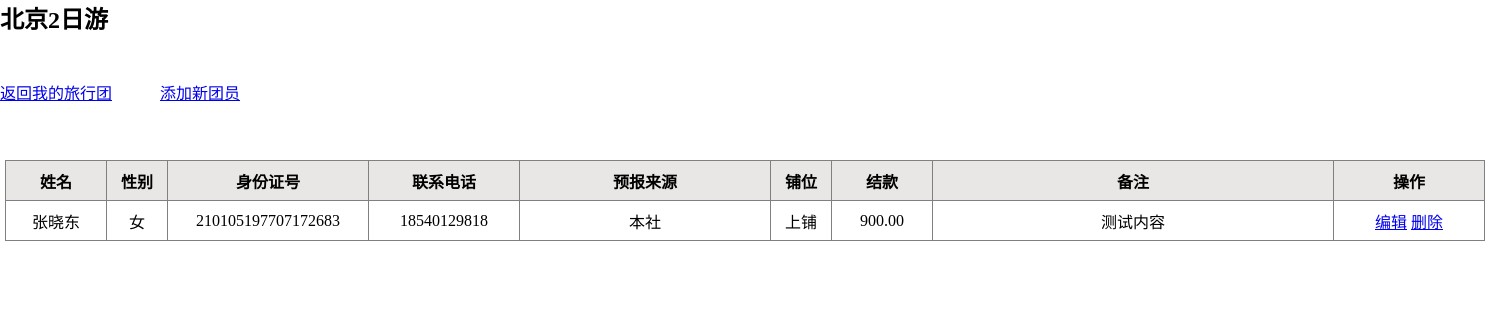
The page /topics/3/ (signed in) on the database its author committed.
### learning_logs/models.py (models this page shows, shortened)
class Topic(models.Model):
    tour_name = models.CharField('旅行团名称', max_length=100)
    route1 = models.CharField('行程1', max_length=200, null=True, blank=True)
    route2 = models.CharField('行程2', max_length=200, null=True, blank=True)
    route3 = models.CharField('行程3', max_length=200, null=True, blank=True)
    route4 = models.CharField('行程4', max_length=200, null=True, blank=True)
    route5 = models.CharField('行程5', max_length=200, null=True, blank=True)
    date_added = models.DateField('建立时间', auto_now_add=True)
    date_start = models.DateField('出发日期')
    img = models.ImageField('图片', upload_to='img', max_length=200)
    img_name = models.CharField('图片名称', max_length=20)
    text = models.CharField('旅行团备注', max_length=200, null=True, blank=True, default="")
    owner = models.ForeignKey(User, on_delete=models.CASCADE)
    def __str__(self):
        return self.tour_name
    class Meta:
        verbose_name = '旅行团'
        verbose_name_plural = '旅行团'

class Entry(models.Model):
    GENDER_CHOICES = (
        (u'男', u'男'),
        (u'女', u'女'),
    )
    bed_choices = (
        (u'上铺', u'上铺'),
        (u'中铺', u'中铺'),
        (u'下铺', u'下铺'),
    )
    topic = models.ForeignKey(Topic, on_delete=models.CASCADE, verbose_name='旅行团名称')
    date_added = models.DateField('入团时间', auto_now_add=True)
    name = models.CharField('参团人姓名', max_length=50)
    signup = models.CharField('预报来源', max_length=100)
    sex = models.CharField('性别', max_length=2, choices=GENDER_CHOICES)
    number = models.CharField('身份证号', max_length=18)
    phone = models.CharField('联系电话', max_length=12)
    bunk = models.CharField('铺位', max_length=4, choices=bed_choices, default='上铺')
    money = models.DecimalField('结款', max_digits=8, decimal_places=2)
    text = models.CharField('个人备注', max_length=100, null=True, blank=True, default="无")
    class Meta(object):
        verbose_name_plural = '参团人员'

### learning_logs/views.py (the view)
# urls.py: path('topics/<int:topic_id>/', views.topic, name='topic'),
@login_required
def topic(request, topic_id):
    topic = Topic.objects.get(id=topic_id)
    if topic.owner != request.user:
        raise Http404
    entries = topic.entry_set.order_by('-date_added')
    context = {'topic': topic, 'entries': entries, 'img': topic.img}
    return render(request, 'learning_logs/topic.html', context)

### templates/learning_logs/topic.html (shortened to what this page needs)
<head>
</head>
{% block header %}
    <h2 style="height: 80px">{{ topic }}</h2>
{% endblock header %}
{% block content %}
    <div style="height: 80px">
    <ul>
    <li>
            <a href="{% url 'learning_logs:topics' %}">返回我的旅行团</a>
        </li>
    <li>
        <a href="{% url 'learning_logs:new_entry' topic.id %}">添加新团员</a>
    </li>
</ul>
    </div>
    <div id="div_b">
        <table border=1px>
            <tr id="tr1">
                <th style="width: 100px;">姓名</th>
                <th style="width: 60px;">性别</th>
                <th style="width: 200px;">身份证号</th>
                <th style="width: 150px;">联系电话</th>
                <th style="width: 250px;">预报来源</th>
                <th style="width: 60px;">铺位</th>
                <th style="width: 100px;">结款</th>
                <th style="width: 400px;">备注</th>
                <th style="width: 150px;">操作</th>
            </tr>
            {% for entry in entries %}
                <tr>
                <td>{{ entry.name }}</td>
                <td>{{ entry.sex }}</td>
                <td>{{ entry.number }}</td>
                <td>{{ entry.phone }}</td>
                <td>{{ entry.signup }}</td>
                <td>{{ entry.bunk }}</td>
                <td>{{ entry.money }}</td>
                <td>{{ entry.text }}</td>
                <td><a href="{% url 'learning_logs:edit_entry' entry.id %}">
                    编辑</a>
                <a href=#>删除</a>
                </td>
            {% empty %}
                没有更多的人了
            {% endfor %}
            </tr>
        </table>
    </div>
{% endblock content %}

### templates/learning_logs/topic.html (style rules this page uses)
#div_b { margin-left: auto; margin-right: auto; position: relative; width: 1500px; height: 800px; }
table { border-collapse: collapse; }
tr { height: 40px; }
td { text-align: center; }
th { text-align: center; }
#tr1 { background-color: #e9e7e5; }
* { margin: 0; padding: 0; }
ul, li { list-style: none; }
ul:after { content: ''; display: block; clear: both; }
li { width: 150px; height: 30px; float: left; margin-right: 10px; }

### rows shown on the page
Topic: tour_name "北京2日游"
Entry: name "张晓东", sex "女", number "210105197707172683", phone "18540129818", signup "本社", bunk "上铺", money "900.00", text "测试内容"
